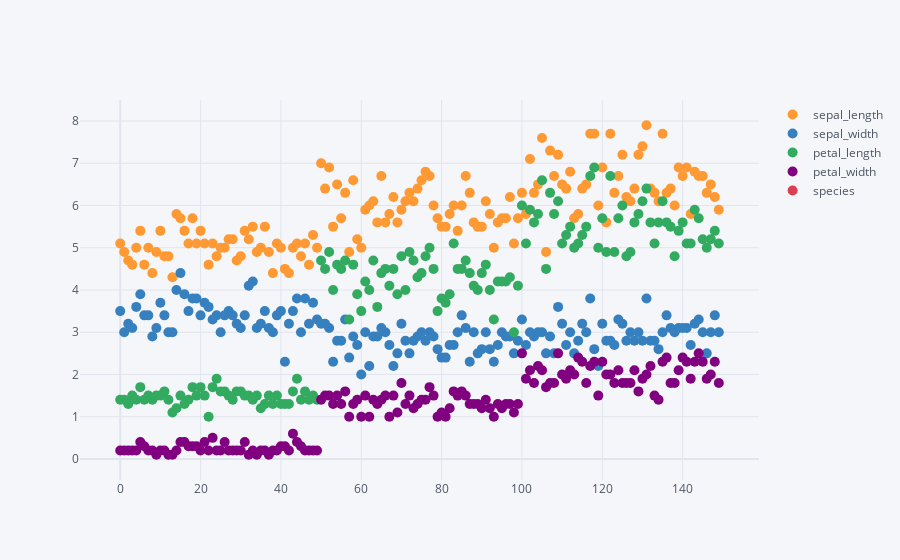

Notebook cell for this chart:
### Code cell
df.iplot(kind='scatter',mode='markers',size=10)

### Figure 1 — Plotly figure (JSON) as saved in the notebook; plotly's stock layout.template omitted (floating-point values rounded to 4 significant figures; data arrays with more than 128 entries replaced by an {"elided": "..."} marker saying what was removed)
{"data": [{"line": {"color": "rgba(255, 153, 51, 1.0)", "dash": "solid", "shape": "linear", "width": 1.3}, "marker": {"size": 10, "symbol": "circle"}, "mode": "markers", "name": "sepal_length", "text": "", "type": "scatter", "x": {"elided": "150 int values"}, "y": {"elided": "150 float values"}}, {"line": {"color": "rgba(55, 128, 191, 1.0)", "dash": "solid", "shape": "linear", "width": 1.3}, "marker": {"size": 10, "symbol": "circle"}, "mode": "markers", "name": "sepal_width", "text": "", "type": "scatter", "x": {"elided": "150 int values"}, "y": {"elided": "150 float values"}}, {"line": {"color": "rgba(50, 171, 96, 1.0)", "dash": "solid", "shape": "linear", "width": 1.3}, "marker": {"size": 10, "symbol": "circle"}, "mode": "markers", "name": "petal_length", "text": "", "type": "scatter", "x": {"elided": "150 int values"}, "y": {"elided": "150 float values"}}, {"line": {"color": "rgba(128, 0, 128, 1.0)", "dash": "solid", "shape": "linear", "width": 1.3}, "marker": {"size": 10, "symbol": "circle"}, "mode": "markers", "name": "petal_width", "text": "", "type": "scatter", "x": {"elided": "150 int values"}, "y": {"elided": "150 float values"}}, {"line": {"color": "rgba(219, 64, 82, 1.0)", "dash": "solid", "shape": "linear", "width": 1.3}, "marker": {"size": 10, "symbol": "circle"}, "mode": "markers", "name": "species", "text": "", "type": "scatter", "x": {"elided": "150 int values"}, "y": {"elided": "150 str values"}}], "layout": {"legend": {"bgcolor": "#F5F6F9", "font": {"color": "#4D5663"}}, "paper_bgcolor": "#F5F6F9", "plot_bgcolor": "#F5F6F9", "title": {"font": {"color": "#4D5663"}}, "xaxis": {"gridcolor": "#E1E5ED", "showgrid": true, "tickfont": {"color": "#4D5663"}, "title": {"font": {"color": "#4D5663"}, "text": ""}, "zerolinecolor": "#E1E5ED"}, "yaxis": {"gridcolor": "#E1E5ED", "showgrid": true, "tickfont": {"color": "#4D5663"}, "title": {"font": {"color": "#4D5663"}, "text": ""}, "zerolinecolor": "#E1E5ED"}}}
